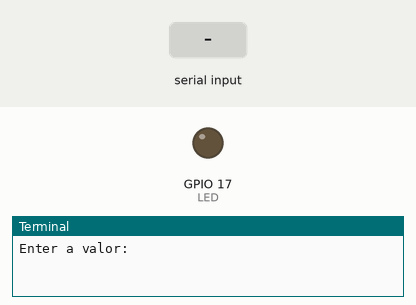
This program was run on a simulated Raspberry Pi (BCM pin numbers). Parts: output pins drawn as LEDs (lit = HIGH), the last lines printed to the terminal. Dashed ring = blinking. Inputs (shaded band) come from the test bench.

Above: at 1.2 s.
1.3 s: "1" typed at the terminal, then Enter
At 2.1 s:
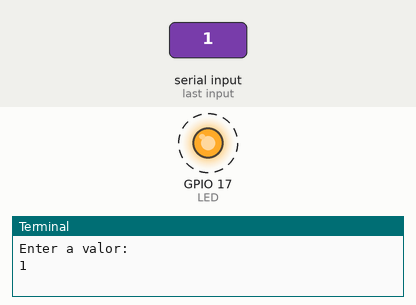
Timing chart, 0 to 10.3 s (numbered marks = the images above; inputs shaded):
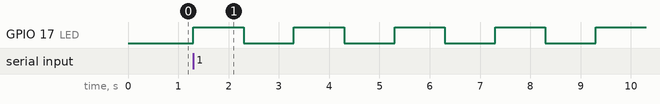

The program:

exercice1.py
```python
#! /usr/bin/env python
# enable functions and methods to manage the Pi
import RPi.GPIO as GPIO
# enable use of functions of time
import time
# GPIO used to connect an anode leg LED
# GPIO 17 is equal PIN 11 follow the physical enumeration
LED=17
#time to wait
x = input("Enter a valor:")
FRESH = float(x) #float type allows to enter also an integer (1 becomes 1.000). We can also put int(x)
# setup the enumeration based on GPIO references 1
GPIO.setmode(GPIO.BCM)
# setup the port 17 as output, in this PIN the energy will go out

GPIO.setup(LED, GPIO.OUT)
# setup to have not energy by the port 17
GPIO.output(LED, GPIO.LOW)
# code of protection; if has no problem the block try will keep always on


try:
# infinite loop
    while True:
 # Active the transmission of energy by port 17
        GPIO.output(LED, GPIO.HIGH)
     # Wait 1 second
        time.sleep(FRESH)
     # Cut off the transmission of energy
        GPIO.output(LED, GPIO.LOW)
     # again, wait 1 second
        time.sleep(FRESH)
 # exceptions are anything that interrupt the try block.
 # if a CTRL_C be pressed
except KeyboardInterrupt:
# setup the GPIO to default values; finish any transmission of energy
    GPIO.cleanup()
```

Measured:
- after the input at 1.3 s, GPIO 17 (LED): alternates HIGH for 1.0 s and LOW for 1.0 s, starting at once
